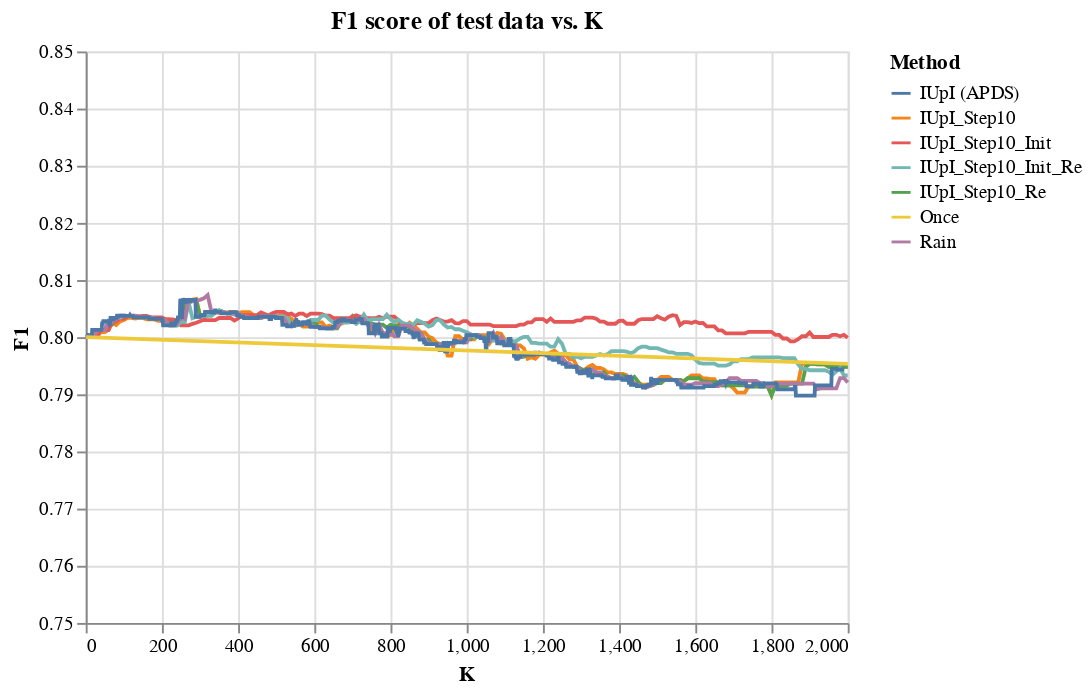

Here is the notebook cell this chart was saved with:
### Code cell
alt.Chart(pdf, title="F1 score of test data vs. K",).mark_line().encode(
    alt.Y('F1',
        scale=alt.Scale(domain=(0.75, 0.85))
    ),
    x = "K",
#     y = "F1",
    color = "Method"
)
# .add_selection(
#     selector
# ).interactive()

### Figure 1 — Vega-Lite specification as saved in the notebook (floating-point values rounded to 4 significant figures; data arrays with more than 128 entries replaced by an {"elided": "..."} marker saying what was removed)
{"config": {"view": {"continuousWidth": 400, "continuousHeight": 300}}, "data": {"name": "data-0afc553f2982d9cdcae75e677ce591de"}, "mark": "line", "encoding": {"color": {"type": "nominal", "field": "Method"}, "x": {"type": "quantitative", "field": "K"}, "y": {"type": "quantitative", "field": "F1", "scale": {"domain": [0.75, 0.85]}}}, "title": "F1 score of test data vs. K", "$schema": "https://vega.github.io/schema/vega-lite/v4.8.1.json", "datasets": {"data-0afc553f2982d9cdcae75e677ce591de": {"elided": "2994 records"}}}
